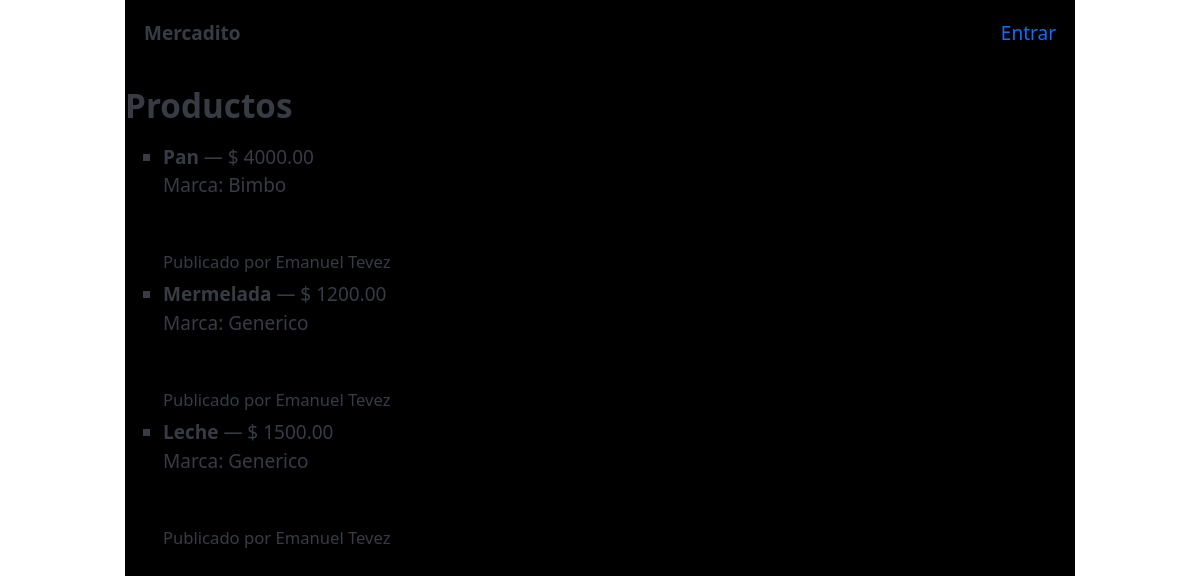
The app's page /productos/lista/ with its own data.
### market/models.py (models this page shows, shortened)
class Product(models.Model):
    seller = models.ForeignKey(settings.AUTH_USER_MODEL, on_delete=models.CASCADE, related_name="products")
    title = models.CharField(max_length=200)
    description = models.TextField(blank=True)
    marca = models.CharField(max_length=100, blank=True, default="Generico")
    price = models.DecimalField(max_digits=12, decimal_places=2)
    created_at = models.DateTimeField(auto_now_add=True)
    active = models.BooleanField(default=True)

### market/views.py (the view)
# urls.py: path("lista/", product_list, name="product-list"),  # market
def product_list(request):
    products = Product.objects.filter(active=True).order_by("-created_at")
    return render(request, "product_list.html", {"products": products})

### market/templates/product_list.html
{% extends "base.html" %}
{% block content %}
<h2>Productos</h2>
<ul>
  {% for p in products %}
    <li>
      <strong>{{ p.title }}</strong> — $ {{ p.price }}  <p>Marca: {{ p.marca }}</p>  <br>
      <small>Publicado por {{ p.seller.get_full_name|default:p.seller.username }}</small>
    </li>
  {% empty %}
    <li>No hay productos aún.</li>
  {% endfor %}
</ul>
{% endblock %}

### core/templates/base.html (shortened to what this page needs)
<!doctype html>
<html lang="es">
<head>
  <link href="https://cdn.jsdelivr.net/npm/bootstrap@5.3.8/dist/css/bootstrap.min.css" rel="stylesheet">
  <link rel="stylesheet"
        href="https://cdn.jsdelivr.net/npm/@picocss/pico@2/css/pico.min.css">
</head>
<body class="container dark bg-black">
  <nav class="container-fluid dark">
    <ul>
      <li><strong>Mercadito</strong></li>
    </ul>
    <ul>
      {% if user.is_authenticated %}
        <li>Hola, {{ user.first_name|default:user.username }}</li>
        {% comment %} <li><a href="{% url 'account_logout' %}">Salir</a></li> {% endcomment %}
        {% if user.is_authenticated %}
          <li>Hola, {{ user.first_name|default:user.username }}</li>
          <li>
            <form method="post" action="{% url 'account_logout' %}">
              {% csrf_token %}
              <button type="submit" class="btn btn-link nav-link" style="display:inline; padding:0; border:none; background:none;">
                Salir
              </button>
            </form>
          </li>
        {% else %}
          <li><a href="{% url 'account_login' %}">Entrar</a></li>
        {% endif %}
      {% else %}
        <li><a href="{% url 'account_login' %}">Entrar</a></li>
      {% endif %}
    </ul>
  </nav>
  <main class="container">
    {% block content %}{% endblock %}
  </main>
</body>
</html>

### records on screen
Product: title "Pan", price "4000.00", marca "Bimbo", seller.get_full_name "Emanuel Tevez"
Product: title "Mermelada", price "1200.00", marca "Generico", seller.get_full_name "Emanuel Tevez"
Product: title "Leche", price "1500.00", marca "Generico", seller.get_full_name "Emanuel Tevez"
